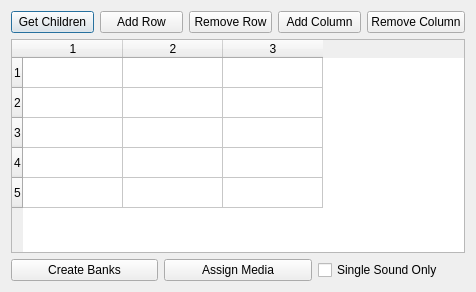
<?xml version="1.0" encoding="UTF-8"?>
<ui version="4.0">
 <class>BankAssignmentMatrix</class>
 <widget class="QDialog" name="BankAssignmentMatrix">
  <property name="geometry">
   <rect>
    <x>0</x>
    <y>0</y>
    <width>476</width>
    <height>292</height>
   </rect>
  </property>
  <property name="windowTitle">
   <string>Bank Assignment Matrix</string>
  </property>
  <layout class="QVBoxLayout" name="verticalLayout">
   <item>
    <layout class="QHBoxLayout" name="horizontalLayout">
     <item>
      <widget class="QPushButton" name="btnGetChildren">
       <property name="text">
        <string>Get Children</string>
       </property>
      </widget>
     </item>
     <item>
      <widget class="QPushButton" name="btnAddRow">
       <property name="text">
        <string>Add Row</string>
       </property>
      </widget>
     </item>
     <item>
      <widget class="QPushButton" name="btnRemoveRow">
       <property name="text">
        <string>Remove Row</string>
       </property>
      </widget>
     </item>
     <item>
      <widget class="QPushButton" name="btnAddColumn">
       <property name="text">
        <string>Add Column</string>
       </property>
      </widget>
     </item>
     <item>
      <widget class="QPushButton" name="btnRemoveColumn">
       <property name="text">
        <string>Remove Column</string>
       </property>
      </widget>
     </item>
    </layout>
   </item>
   <item>
    <widget class="QTableWidget" name="tblMatrix">
     <row>
      <property name="text">
       <string>1</string>
      </property>
     </row>
     <row>
      <property name="text">
       <string>2</string>
      </property>
     </row>
     <row>
      <property name="text">
       <string>3</string>
      </property>
     </row>
     <row>
      <property name="text">
       <string>4</string>
      </property>
     </row>
     <row>
      <property name="text">
       <string>5</string>
      </property>
     </row>
     <column>
      <property name="text">
       <string>1</string>
      </property>
     </column>
     <column>
      <property name="text">
       <string>2</string>
      </property>
     </column>
     <column>
      <property name="text">
       <string>3</string>
      </property>
     </column>
    </widget>
   </item>
   <item>
    <layout class="QHBoxLayout" name="horizontalLayout_2">
     <item>
      <widget class="QPushButton" name="btnCreateBanks">
       <property name="text">
        <string>Create Banks</string>
       </property>
      </widget>
     </item>
     <item>
      <widget class="QPushButton" name="btnAssignMedia">
       <property name="text">
        <string>Assign Media</string>
       </property>
      </widget>
     </item>
     <item>
      <widget class="QCheckBox" name="cbxSingleSoundOnly">
       <property name="text">
        <string>Single Sound Only</string>
       </property>
      </widget>
     </item>
    </layout>
   </item>
  </layout>
 </widget>
 <resources/>
 <connections/>
</ui>
